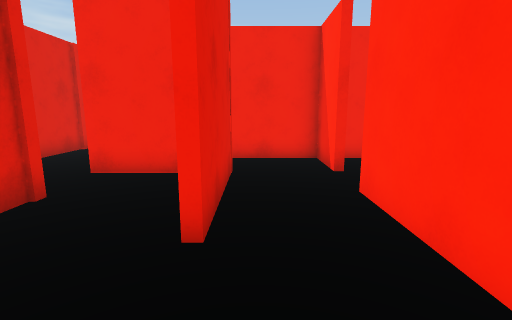
view 1 (above)

12 first-person views from a walk through a 3-D level made in the Unity game engine. The camera is 1.5 m above the floor, tilts 10° down and sees 85° across. The floor is counted in squares, 1 m on a side. Each view is taken from the middle of a square. On the plan, view 1 faces up. The plan holds only what a view shows up to about 14 squares ahead; the rest is blank. The place goes on beyond the plan. The player character is not drawn.

view 2
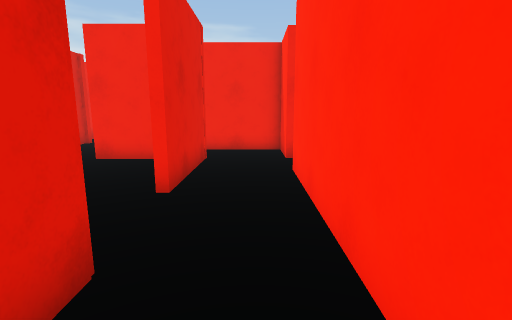

view 3
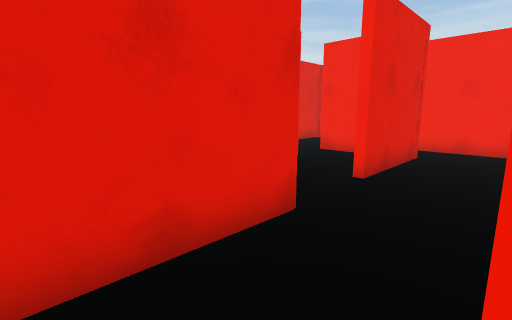

view 4
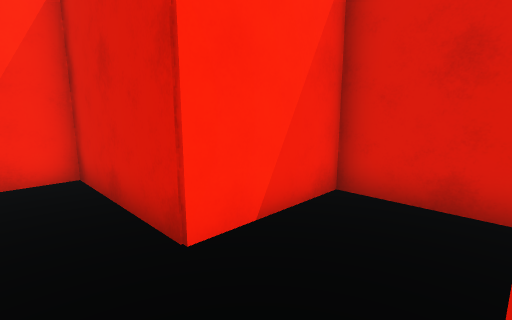

view 5
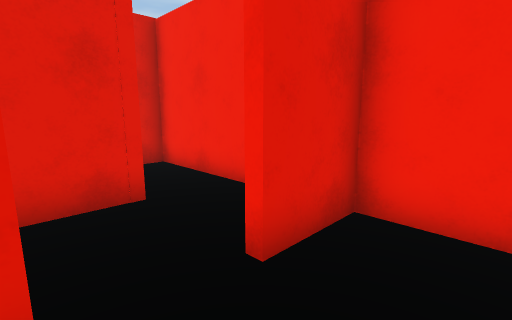

view 6
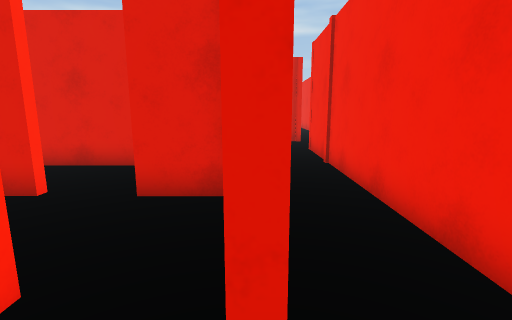

view 7
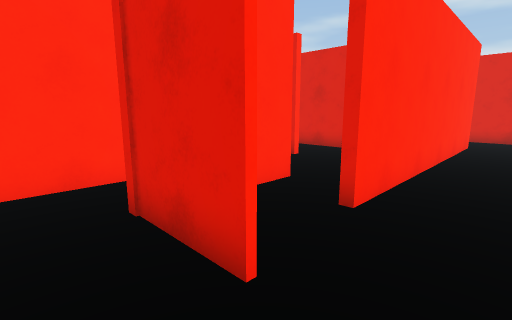

view 8
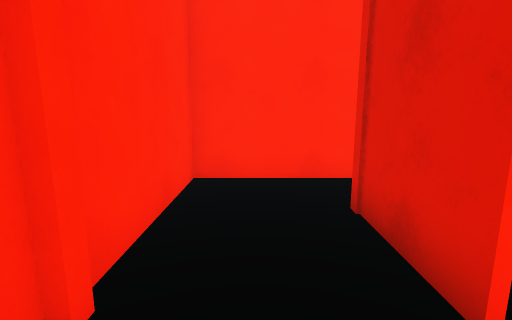

view 9
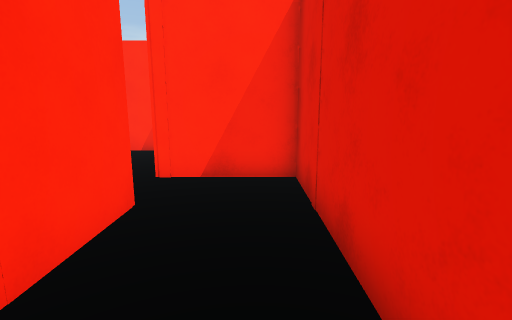

view 10
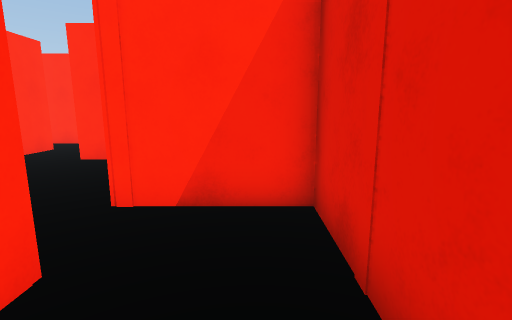

view 11
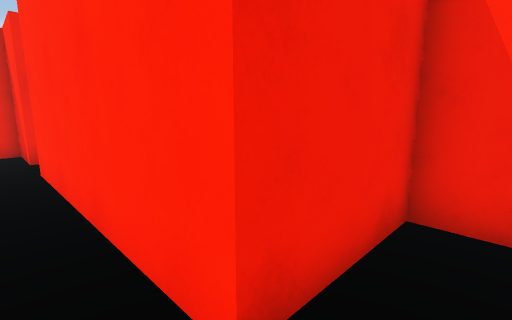

view 12
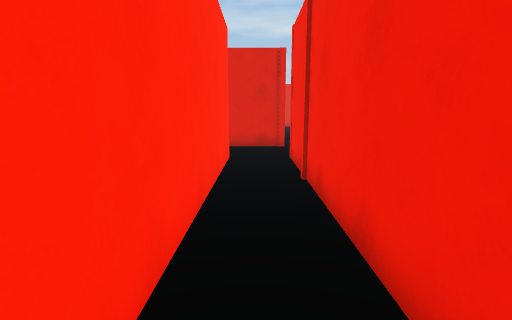

### Floor plan
Ten units are one square. View 1 is at (0, 0); x grows to the right and y downward. Boxes are objects, and circles mark ways between rooms. Rooms are numbered by the first view taken in them; rooms with no view inside come last. Other rooms are left out.
<svg viewBox="-74 -117 193 161">
<path fill="none" stroke="#000" d="M-5 -55 -5 -30M20 4 20 -51M-38 -49 -38 -4 -5 -4 -5 6M51 30 51 19 20 19 20 4M-5 6 -5 39 35 39M22 -51 22 -45M-41 -67 -41 -91 60 -91M-69 -112 -69 -49 -38 -49M50 -111 -41 -111M85 -94 85 -68M78 -49 114 -49 114 -89M-19 -67 -41 -67M20 -69 20 -89 -38 -89 -38 -82M-5 -70 -5 -55M49 -71 61 -71M40 -89 22 -89 22 -69"/>
<circle cx="10" cy="10" r="3" fill="#2a7"/>
<circle cx="-25" cy="-40" r="3" fill="#2a7"/>
<circle cx="5" cy="-45" r="3" fill="#2a7"/>
<circle cx="-40" cy="-55" r="3" fill="#2a7"/>
<circle cx="65" cy="-90" r="3" fill="#2a7"/>
<circle cx="5" cy="-70" r="3" fill="#2a7"/>
<circle cx="50" cy="-80" r="3" fill="#2a7"/>
<text x="-10" y="-20">1</text>
<text x="20" y="30">2</text>
<text x="50" y="-40">3</text>
<text x="-10" y="-100">4</text>
<text x="100" y="-80">5</text>
<text x="-30" y="-60">6</text>
<text x="-10" y="-80">7</text>
<text x="0" y="-70">8</text>
<text x="60" y="-80">9</text>
<text x="30" y="-80">10</text>
</svg>
Room 1 opens to room 2. Room 1 opens to room 6. Room 1 opens to room 8. Room 4 opens to room 6. Room 4 opens to room 9. Room 7 opens to room 8. Room 9 opens to room 10.

Where each view was taken, in squares from view 1:
view 1: 0 up, 0 right, facing up
view 2: 2 down, 1 right, facing up
view 3: 3 down, 2 right, facing up-left
view 4: 3 up, 1 right, facing down-left
view 5: 5 up, 4 right, facing up-left
view 6: 9 up, 7 right, facing left
view 7: 11 up, 10 right, facing down-left
view 8: 11 up, 10 right, facing down
view 9: 11 up, 6 left, facing down
view 10: 9 up, 6 left, facing down
view 11: 3 down, 1 right, facing up-right
view 12: 10 up, 5 right, facing left
